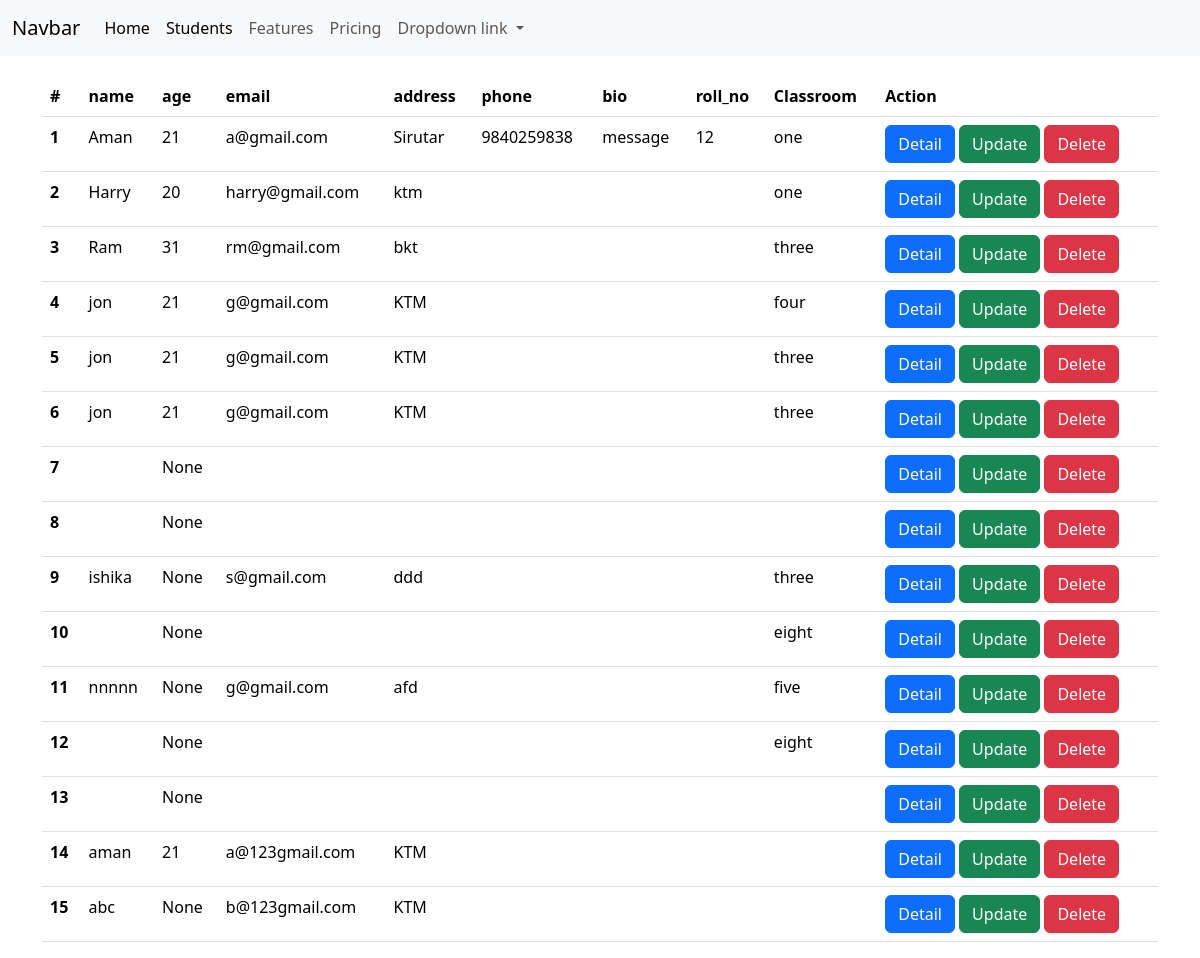
The page /student/ on the database as committed earlier.
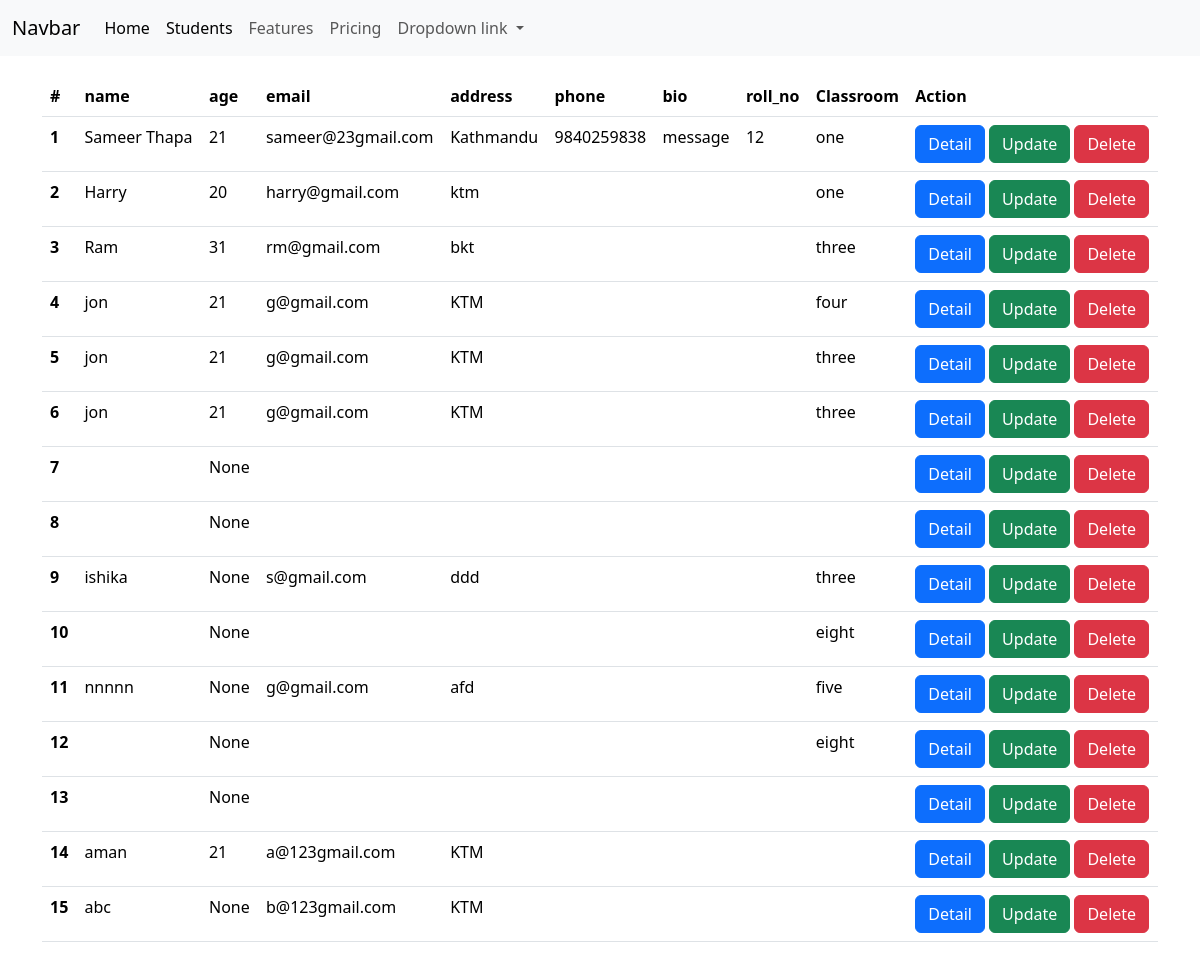
The same page on the database as committed later.
### home/models.py (models this page shows, shortened)
class Student(models.Model):
    name = models.CharField(max_length=30)
    age = models.IntegerField(null=True, blank=True)
    address = models.CharField(max_length=50)
    email = models.EmailField(max_length=20)
    classroom = models.ForeignKey(ClassRoom, on_delete=models.CASCADE, related_name="classroom_student",
                               null=True, blank=True)

class StudentProfile(models.Model):
    phone = models.CharField(max_length=14)
    roll_no = models.IntegerField()
    bio = models.TextField(max_length=500)
    profile_picture = models.FileField(null=True, blank=True, upload_to="profile_picture")
    student = models.OneToOneField(Student, on_delete=models.CASCADE)

class ClassRoom(models.Model):
    name = models.CharField(max_length=10)

### home/views.py (the view)
# urls.py: path('student/', student, name="student"),
def student(request):
    students = Student.objects.all()
    return render(request, template_name="home/student.html", context={"students": students})

### home/templates/home/student.html
{% extends 'home/base.html' %}
{% block content %}
<table class="table">
  <thead>
    <tr>
      <th scope="col">#</th>
      <th scope="col">name </th>
      <th scope="col">age</th>
      <th scope="col">email </th>
        <th scope="col">address </th>
         <th scope="col">phone </th>
         <th scope="col">bio </th>
         <th scope="col">roll_no </th>
         <th scope="col">Classroom </th>
         <th scope="col">Action </th>
    </tr>
  </thead>
  <tbody>
{% for student in students %}
    <tr>
      <th scope="row">{{ forloop.counter }}</th>
      <td>{{student.name}}</td>
      <td>{{student.age}}</td>
      <td>{{student.email}}</td>
        <td>{{student.address}}</td>
         <td>{{student.studentprofile.phone}}</td>
         <td>{{student.studentprofile.bio}}</td>
         <td>{{student.studentprofile.roll_no}}</td>
         <td>{{student.classroom.name}}</td>
         <td>
             <a class="btn btn-primary "href="">Detail</a>
             <a class="btn btn-success "href="">Update</a>
             <a class="btn btn-danger "href="{% url 'delete_student' student.id %}">Delete</a>
         </td>
    </tr>
   {% endfor %}
  </tbody>
</table>
{% endblock %}

Rows that differ between the two databases and show on the page:
changed Student "message": name "Aman" → "Sameer Thapa"; email "a@gmail.com" → "sameer@23gmail.com"; address "Sirutar" → "Kathmandu"
